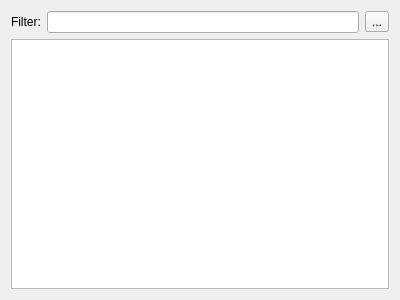
<?xml version="1.0" encoding="UTF-8"?>
<ui version="4.0">
 <class>Gitorious::Internal::GitoriousRepositoryWizardPage</class>
 <widget class="QWizardPage" name="Gitorious::Internal::GitoriousRepositoryWizardPage">
  <property name="geometry">
   <rect>
    <x>0</x>
    <y>0</y>
    <width>400</width>
    <height>300</height>
   </rect>
  </property>
  <property name="windowTitle">
   <string>WizardPage</string>
  </property>
  <layout class="QVBoxLayout" name="verticalLayout">
   <item>
    <layout class="QHBoxLayout" name="horizontalLayout">
     <item>
      <widget class="QLabel" name="filterLabel">
       <property name="text">
        <string>Filter:</string>
       </property>
      </widget>
     </item>
     <item>
      <widget class="QLineEdit" name="filterLineEdit"/>
     </item>
     <item>
      <widget class="QToolButton" name="filterClearButton">
       <property name="text">
        <string>...</string>
       </property>
      </widget>
     </item>
    </layout>
   </item>
   <item>
    <widget class="QTreeView" name="repositoryTreeView"/>
   </item>
  </layout>
 </widget>
 <resources/>
 <connections/>
</ui>
